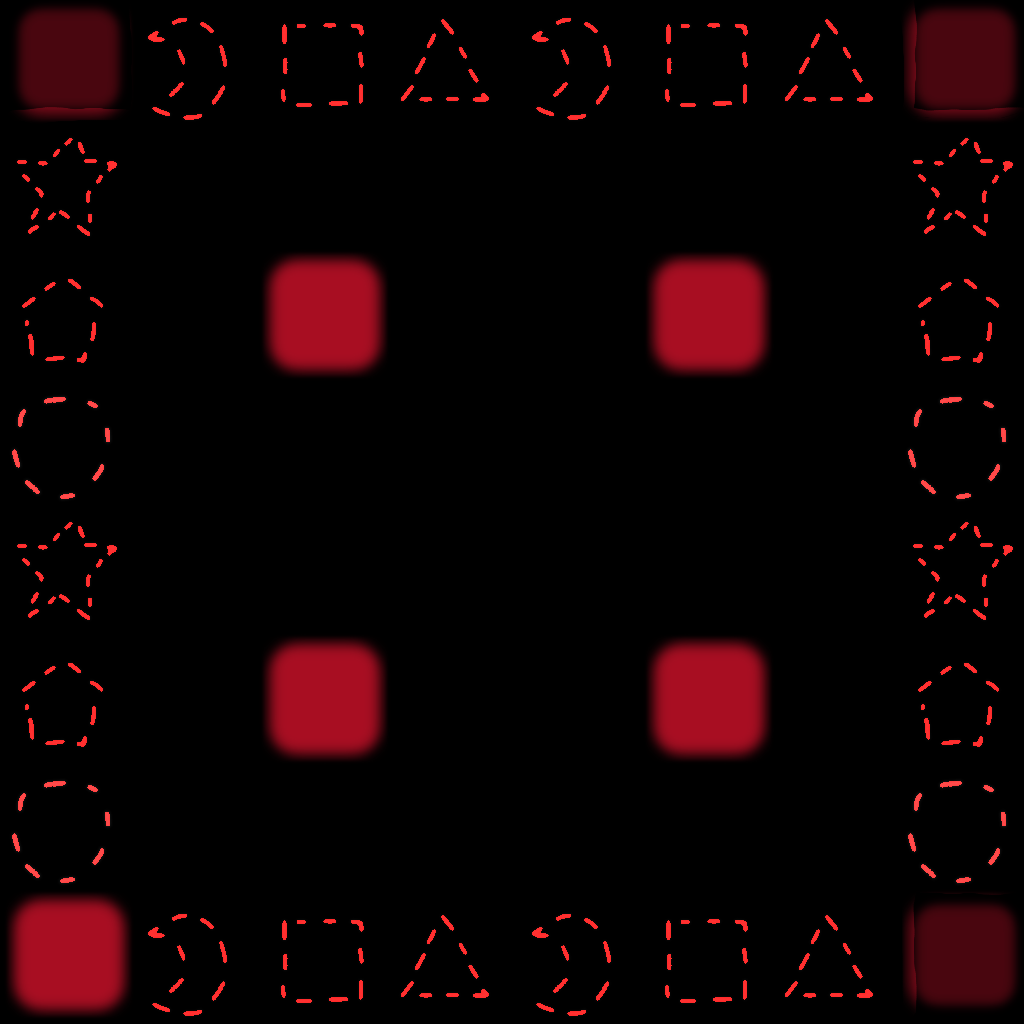

Rendered tile map (Tiled .tmx) drawn with the repository's tilesets; below, a short description and the map source with its tile grids summarised:
An orthogonal 8x8 tile map with 128x128 px tiles, 6 tile layers (Map, Border, Teleports1, Teleports2, ...), 3 tilesets.

<map version="1.0" orientation="orthogonal" width="8" height="8" tilewidth="128" tileheight="128">
 <tileset firstgid="1" source="Teleports.tsx" />
 <tileset firstgid="7" source="Tiles.tsx" />
 <tileset firstgid="31" source="Border.tsx" />
 <layer name="Map" width="8" height="8">
  <data>[64 cells, 64 non-empty, 14 distinct tile ids]</data>
 </layer>
 <layer name="Border" width="8" height="8">
  <data>[64 cells, 8 non-empty, 1 distinct tile ids]</data>
 </layer>
 <layer name="Teleports1" width="8" height="8">
  <data>[64 cells, 6 non-empty, 6 distinct tile ids]</data>
 </layer>
 <layer name="Teleports2" width="8" height="8">
  <data>[64 cells, 6 non-empty, 6 distinct tile ids]</data>
 </layer>
 <layer name="Teleports3" width="8" height="8">
  <data>[64 cells, 6 non-empty, 6 distinct tile ids]</data>
 </layer>
 <layer name="Teleports4" width="8" height="8">
  <data>[64 cells, 6 non-empty, 6 distinct tile ids]</data>
 </layer>
</map>
